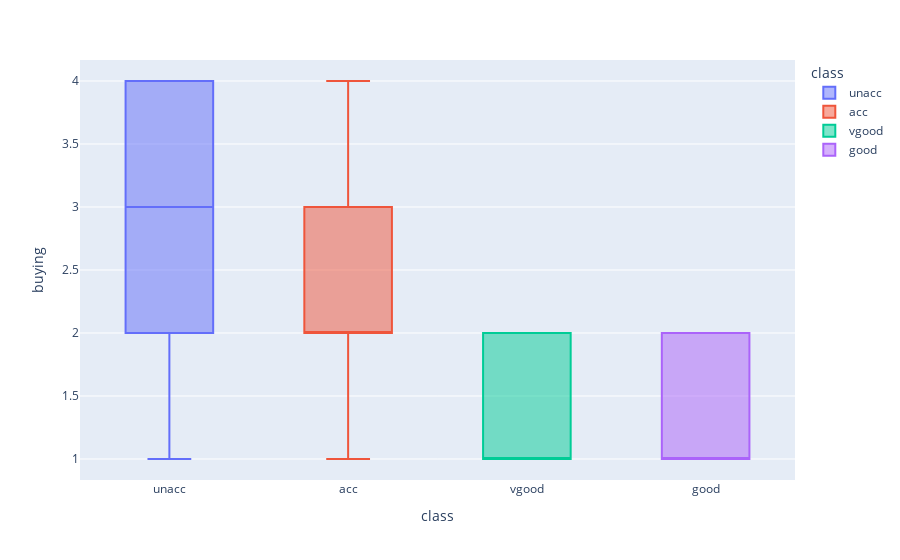
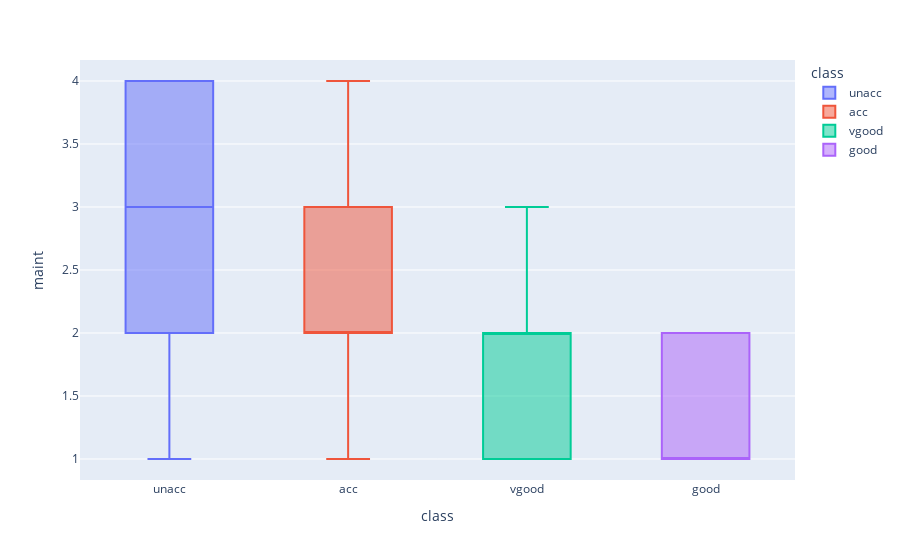
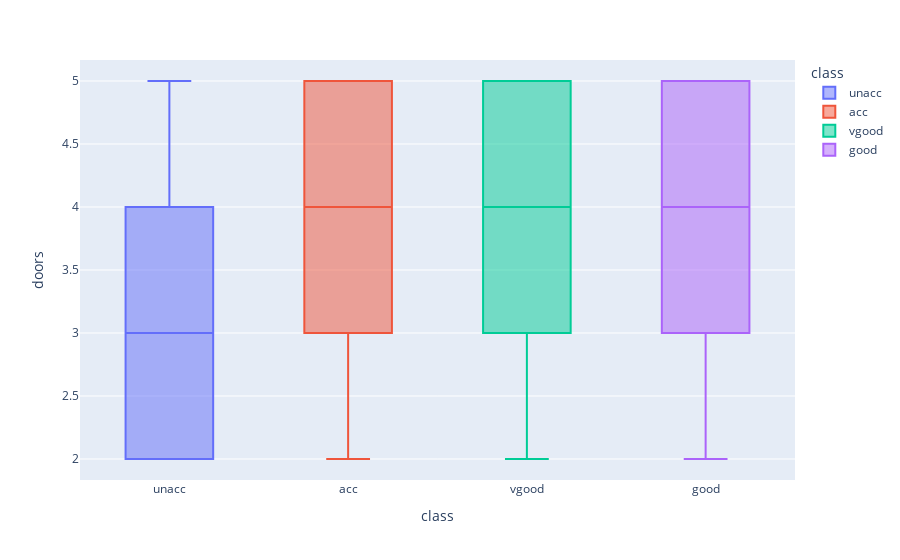
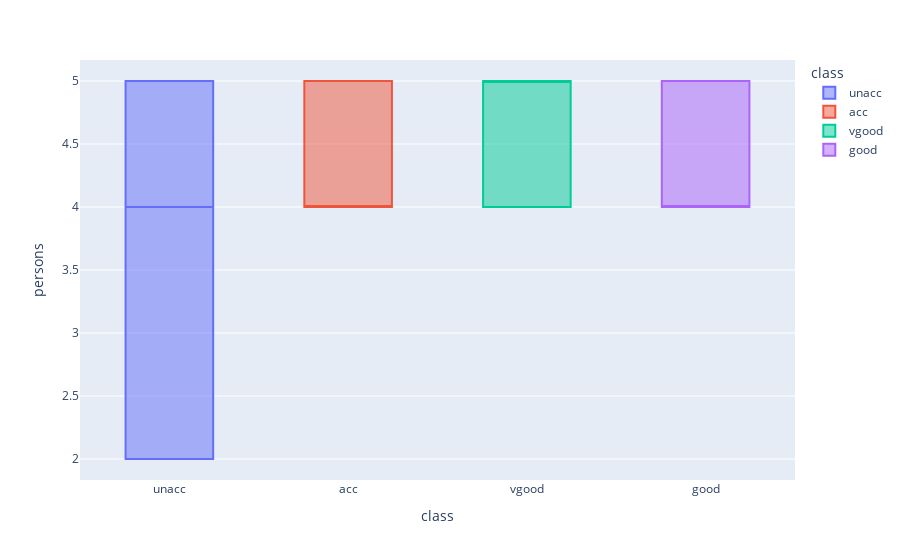

The notebook cell these images were saved under, in order:
### Code cell
for i in df.columns[:-1]:
    fig = px.box(df,x='class',y=i,color='class')
    fig.show()

### Figure 1 — Plotly figure (JSON) as saved in the notebook; plotly's stock layout.template omitted (floating-point values rounded to 4 significant figures; data arrays with more than 128 entries replaced by an {"elided": "..."} marker saying what was removed)
{"data": [{"alignmentgroup": "True", "hovertemplate": "class=%{x}<br>buying=%{y}<extra></extra>", "legendgroup": "unacc", "marker": {"color": "#636efa"}, "name": "unacc", "notched": false, "offsetgroup": "unacc", "orientation": "v", "showlegend": true, "type": "box", "x": {"elided": "1210 str values"}, "x0": " ", "xaxis": "x", "y": {"elided": "1210 int values"}, "y0": " ", "yaxis": "y"}, {"alignmentgroup": "True", "hovertemplate": "class=%{x}<br>buying=%{y}<extra></extra>", "legendgroup": "acc", "marker": {"color": "#EF553B"}, "name": "acc", "notched": false, "offsetgroup": "acc", "orientation": "v", "showlegend": true, "type": "box", "x": {"elided": "384 str values"}, "x0": " ", "xaxis": "x", "y": {"elided": "384 int values"}, "y0": " ", "yaxis": "y"}, {"alignmentgroup": "True", "hovertemplate": "class=%{x}<br>buying=%{y}<extra></extra>", "legendgroup": "vgood", "marker": {"color": "#00cc96"}, "name": "vgood", "notched": false, "offsetgroup": "vgood", "orientation": "v", "showlegend": true, "type": "box", "x": ["vgood", "vgood", "vgood", "vgood", "vgood", "vgood", "vgood", "vgood", "vgood", "vgood", "vgood", "vgood", "vgood", "vgood", "vgood", "vgood", "vgood", "vgood", "vgood", "vgood", "vgood", "vgood", "vgood", "vgood", "vgood", "vgood", "vgood", "vgood", "vgood", "vgood", "vgood", "vgood", "vgood", "vgood", "vgood", "vgood", "vgood", "vgood", "vgood", "vgood", "vgood", "vgood", "vgood", "vgood", "vgood", "vgood", "vgood", "vgood", "vgood", "vgood", "vgood", "vgood", "vgood", "vgood", "vgood", "vgood", "vgood", "vgood", "vgood", "vgood", "vgood", "vgood", "vgood", "vgood", "vgood"], "x0": " ", "xaxis": "x", "y": [2, 2, 2, 2, 2, 2, 2, 2, 2, 2, 2, 2, 2, 2, 2, 2, 2, 2, 2, 2, 2, 2, 2, 2, 2, 2, 1, 1, 1, 1, 1, 1, 1, 1, 1, 1, 1, 1, 1, 1, 1, 1, 1, 1, 1, 1, 1, 1, 1, 1, 1, 1, 1, 1, 1, 1, 1, 1, 1, 1, 1, 1, 1, 1, 1], "y0": " ", "yaxis": "y"}, {"alignmentgroup": "True", "hovertemplate": "class=%{x}<br>buying=%{y}<extra></extra>", "legendgroup": "good", "marker": {"color": "#ab63fa"}, "name": "good", "notched": false, "offsetgroup": "good", "orientation": "v", "showlegend": true, "type": "box", "x": ["good", "good", "good", "good", "good", "good", "good", "good", "good", "good", "good", "good", "good", "good", "good", "good", "good", "good", "good", "good", "good", "good", "good", "good", "good", "good", "good", "good", "good", "good", "good", "good", "good", "good", "good", "good", "good", "good", "good", "good", "good", "good", "good", "good", "good", "good", "good", "good", "good", "good", "good", "good", "good", "good", "good", "good", "good", "good", "good", "good", "good", "good", "good", "good", "good", "good", "good", "good", "good"], "x0": " ", "xaxis": "x", "y": [2, 2, 2, 2, 2, 2, 2, 2, 2, 2, 2, 2, 2, 2, 2, 2, 2, 2, 2, 2, 2, 2, 2, 1, 1, 1, 1, 1, 1, 1, 1, 1, 1, 1, 1, 1, 1, 1, 1, 1, 1, 1, 1, 1, 1, 1, 1, 1, 1, 1, 1, 1, 1, 1, 1, 1, 1, 1, 1, 1, 1, 1, 1, 1, 1, 1, 1, 1, 1], "y0": " ", "yaxis": "y"}], "layout": {"boxmode": "overlay", "legend": {"title": {"text": "class"}, "tracegroupgap": 0}, "margin": {"t": 60}, "xaxis": {"anchor": "y", "categoryarray": ["unacc", "acc", "vgood", "good"], "categoryorder": "array", "domain": [0, 1], "title": {"text": "class"}}, "yaxis": {"anchor": "x", "domain": [0, 1], "title": {"text": "buying"}}}}

### Figure 2 — Plotly figure (JSON) as saved in the notebook; plotly's stock layout.template omitted (floating-point values rounded to 4 significant figures; data arrays with more than 128 entries replaced by an {"elided": "..."} marker saying what was removed)
{"data": [{"alignmentgroup": "True", "hovertemplate": "class=%{x}<br>maint=%{y}<extra></extra>", "legendgroup": "unacc", "marker": {"color": "#636efa"}, "name": "unacc", "notched": false, "offsetgroup": "unacc", "orientation": "v", "showlegend": true, "type": "box", "x": {"elided": "1210 str values"}, "x0": " ", "xaxis": "x", "y": {"elided": "1210 int values"}, "y0": " ", "yaxis": "y"}, {"alignmentgroup": "True", "hovertemplate": "class=%{x}<br>maint=%{y}<extra></extra>", "legendgroup": "acc", "marker": {"color": "#EF553B"}, "name": "acc", "notched": false, "offsetgroup": "acc", "orientation": "v", "showlegend": true, "type": "box", "x": {"elided": "384 str values"}, "x0": " ", "xaxis": "x", "y": {"elided": "384 int values"}, "y0": " ", "yaxis": "y"}, {"alignmentgroup": "True", "hovertemplate": "class=%{x}<br>maint=%{y}<extra></extra>", "legendgroup": "vgood", "marker": {"color": "#00cc96"}, "name": "vgood", "notched": false, "offsetgroup": "vgood", "orientation": "v", "showlegend": true, "type": "box", "x": ["vgood", "vgood", "vgood", "vgood", "vgood", "vgood", "vgood", "vgood", "vgood", "vgood", "vgood", "vgood", "vgood", "vgood", "vgood", "vgood", "vgood", "vgood", "vgood", "vgood", "vgood", "vgood", "vgood", "vgood", "vgood", "vgood", "vgood", "vgood", "vgood", "vgood", "vgood", "vgood", "vgood", "vgood", "vgood", "vgood", "vgood", "vgood", "vgood", "vgood", "vgood", "vgood", "vgood", "vgood", "vgood", "vgood", "vgood", "vgood", "vgood", "vgood", "vgood", "vgood", "vgood", "vgood", "vgood", "vgood", "vgood", "vgood", "vgood", "vgood", "vgood", "vgood", "vgood", "vgood", "vgood"], "x0": " ", "xaxis": "x", "y": [2, 2, 2, 2, 2, 2, 2, 2, 2, 2, 2, 2, 2, 1, 1, 1, 1, 1, 1, 1, 1, 1, 1, 1, 1, 1, 3, 3, 3, 3, 3, 3, 3, 3, 3, 3, 3, 3, 3, 2, 2, 2, 2, 2, 2, 2, 2, 2, 2, 2, 2, 2, 1, 1, 1, 1, 1, 1, 1, 1, 1, 1, 1, 1, 1], "y0": " ", "yaxis": "y"}, {"alignmentgroup": "True", "hovertemplate": "class=%{x}<br>maint=%{y}<extra></extra>", "legendgroup": "good", "marker": {"color": "#ab63fa"}, "name": "good", "notched": false, "offsetgroup": "good", "orientation": "v", "showlegend": true, "type": "box", "x": ["good", "good", "good", "good", "good", "good", "good", "good", "good", "good", "good", "good", "good", "good", "good", "good", "good", "good", "good", "good", "good", "good", "good", "good", "good", "good", "good", "good", "good", "good", "good", "good", "good", "good", "good", "good", "good", "good", "good", "good", "good", "good", "good", "good", "good", "good", "good", "good", "good", "good", "good", "good", "good", "good", "good", "good", "good", "good", "good", "good", "good", "good", "good", "good", "good", "good", "good", "good", "good"], "x0": " ", "xaxis": "x", "y": [1, 1, 1, 1, 1, 1, 1, 1, 1, 1, 1, 1, 1, 1, 1, 1, 1, 1, 1, 1, 1, 1, 1, 2, 2, 2, 2, 2, 2, 2, 2, 2, 2, 2, 2, 2, 2, 2, 2, 2, 2, 2, 2, 2, 2, 2, 1, 1, 1, 1, 1, 1, 1, 1, 1, 1, 1, 1, 1, 1, 1, 1, 1, 1, 1, 1, 1, 1, 1], "y0": " ", "yaxis": "y"}], "layout": {"boxmode": "overlay", "legend": {"title": {"text": "class"}, "tracegroupgap": 0}, "margin": {"t": 60}, "xaxis": {"anchor": "y", "categoryarray": ["unacc", "acc", "vgood", "good"], "categoryorder": "array", "domain": [0, 1], "title": {"text": "class"}}, "yaxis": {"anchor": "x", "domain": [0, 1], "title": {"text": "maint"}}}}

### Figure 3 — Plotly figure (JSON) as saved in the notebook; plotly's stock layout.template omitted (floating-point values rounded to 4 significant figures; data arrays with more than 128 entries replaced by an {"elided": "..."} marker saying what was removed)
{"data": [{"alignmentgroup": "True", "hovertemplate": "class=%{x}<br>doors=%{y}<extra></extra>", "legendgroup": "unacc", "marker": {"color": "#636efa"}, "name": "unacc", "notched": false, "offsetgroup": "unacc", "orientation": "v", "showlegend": true, "type": "box", "x": {"elided": "1210 str values"}, "x0": " ", "xaxis": "x", "y": {"elided": "1210 int values"}, "y0": " ", "yaxis": "y"}, {"alignmentgroup": "True", "hovertemplate": "class=%{x}<br>doors=%{y}<extra></extra>", "legendgroup": "acc", "marker": {"color": "#EF553B"}, "name": "acc", "notched": false, "offsetgroup": "acc", "orientation": "v", "showlegend": true, "type": "box", "x": {"elided": "384 str values"}, "x0": " ", "xaxis": "x", "y": {"elided": "384 int values"}, "y0": " ", "yaxis": "y"}, {"alignmentgroup": "True", "hovertemplate": "class=%{x}<br>doors=%{y}<extra></extra>", "legendgroup": "vgood", "marker": {"color": "#00cc96"}, "name": "vgood", "notched": false, "offsetgroup": "vgood", "orientation": "v", "showlegend": true, "type": "box", "x": ["vgood", "vgood", "vgood", "vgood", "vgood", "vgood", "vgood", "vgood", "vgood", "vgood", "vgood", "vgood", "vgood", "vgood", "vgood", "vgood", "vgood", "vgood", "vgood", "vgood", "vgood", "vgood", "vgood", "vgood", "vgood", "vgood", "vgood", "vgood", "vgood", "vgood", "vgood", "vgood", "vgood", "vgood", "vgood", "vgood", "vgood", "vgood", "vgood", "vgood", "vgood", "vgood", "vgood", "vgood", "vgood", "vgood", "vgood", "vgood", "vgood", "vgood", "vgood", "vgood", "vgood", "vgood", "vgood", "vgood", "vgood", "vgood", "vgood", "vgood", "vgood", "vgood", "vgood", "vgood", "vgood"], "x0": " ", "xaxis": "x", "y": [2, 2, 3, 3, 3, 4, 4, 4, 4, 5, 5, 5, 5, 2, 2, 3, 3, 3, 4, 4, 4, 4, 5, 5, 5, 5, 2, 2, 3, 3, 3, 4, 4, 4, 4, 5, 5, 5, 5, 2, 2, 3, 3, 3, 4, 4, 4, 4, 5, 5, 5, 5, 2, 2, 3, 3, 3, 4, 4, 4, 4, 5, 5, 5, 5], "y0": " ", "yaxis": "y"}, {"alignmentgroup": "True", "hovertemplate": "class=%{x}<br>doors=%{y}<extra></extra>", "legendgroup": "good", "marker": {"color": "#ab63fa"}, "name": "good", "notched": false, "offsetgroup": "good", "orientation": "v", "showlegend": true, "type": "box", "x": ["good", "good", "good", "good", "good", "good", "good", "good", "good", "good", "good", "good", "good", "good", "good", "good", "good", "good", "good", "good", "good", "good", "good", "good", "good", "good", "good", "good", "good", "good", "good", "good", "good", "good", "good", "good", "good", "good", "good", "good", "good", "good", "good", "good", "good", "good", "good", "good", "good", "good", "good", "good", "good", "good", "good", "good", "good", "good", "good", "good", "good", "good", "good", "good", "good", "good", "good", "good", "good"], "x0": " ", "xaxis": "x", "y": [2, 2, 2, 2, 2, 3, 3, 3, 3, 3, 3, 4, 4, 4, 4, 4, 4, 5, 5, 5, 5, 5, 5, 2, 2, 2, 2, 2, 3, 3, 3, 3, 3, 3, 4, 4, 4, 4, 4, 4, 5, 5, 5, 5, 5, 5, 2, 2, 2, 2, 2, 3, 3, 3, 3, 3, 3, 4, 4, 4, 4, 4, 4, 5, 5, 5, 5, 5, 5], "y0": " ", "yaxis": "y"}], "layout": {"boxmode": "overlay", "legend": {"title": {"text": "class"}, "tracegroupgap": 0}, "margin": {"t": 60}, "xaxis": {"anchor": "y", "categoryarray": ["unacc", "acc", "vgood", "good"], "categoryorder": "array", "domain": [0, 1], "title": {"text": "class"}}, "yaxis": {"anchor": "x", "domain": [0, 1], "title": {"text": "doors"}}}}

### Figure 4 — Plotly figure (JSON) as saved in the notebook; plotly's stock layout.template omitted (floating-point values rounded to 4 significant figures; data arrays with more than 128 entries replaced by an {"elided": "..."} marker saying what was removed)
{"data": [{"alignmentgroup": "True", "hovertemplate": "class=%{x}<br>persons=%{y}<extra></extra>", "legendgroup": "unacc", "marker": {"color": "#636efa"}, "name": "unacc", "notched": false, "offsetgroup": "unacc", "orientation": "v", "showlegend": true, "type": "box", "x": {"elided": "1210 str values"}, "x0": " ", "xaxis": "x", "y": {"elided": "1210 int values"}, "y0": " ", "yaxis": "y"}, {"alignmentgroup": "True", "hovertemplate": "class=%{x}<br>persons=%{y}<extra></extra>", "legendgroup": "acc", "marker": {"color": "#EF553B"}, "name": "acc", "notched": false, "offsetgroup": "acc", "orientation": "v", "showlegend": true, "type": "box", "x": {"elided": "384 str values"}, "x0": " ", "xaxis": "x", "y": {"elided": "384 int values"}, "y0": " ", "yaxis": "y"}, {"alignmentgroup": "True", "hovertemplate": "class=%{x}<br>persons=%{y}<extra></extra>", "legendgroup": "vgood", "marker": {"color": "#00cc96"}, "name": "vgood", "notched": false, "offsetgroup": "vgood", "orientation": "v", "showlegend": true, "type": "box", "x": ["vgood", "vgood", "vgood", "vgood", "vgood", "vgood", "vgood", "vgood", "vgood", "vgood", "vgood", "vgood", "vgood", "vgood", "vgood", "vgood", "vgood", "vgood", "vgood", "vgood", "vgood", "vgood", "vgood", "vgood", "vgood", "vgood", "vgood", "vgood", "vgood", "vgood", "vgood", "vgood", "vgood", "vgood", "vgood", "vgood", "vgood", "vgood", "vgood", "vgood", "vgood", "vgood", "vgood", "vgood", "vgood", "vgood", "vgood", "vgood", "vgood", "vgood", "vgood", "vgood", "vgood", "vgood", "vgood", "vgood", "vgood", "vgood", "vgood", "vgood", "vgood", "vgood", "vgood", "vgood", "vgood"], "x0": " ", "xaxis": "x", "y": [4, 5, 4, 5, 5, 4, 4, 5, 5, 4, 4, 5, 5, 4, 5, 4, 5, 5, 4, 4, 5, 5, 4, 4, 5, 5, 4, 5, 4, 5, 5, 4, 4, 5, 5, 4, 4, 5, 5, 4, 5, 4, 5, 5, 4, 4, 5, 5, 4, 4, 5, 5, 4, 5, 4, 5, 5, 4, 4, 5, 5, 4, 4, 5, 5], "y0": " ", "yaxis": "y"}, {"alignmentgroup": "True", "hovertemplate": "class=%{x}<br>persons=%{y}<extra></extra>", "legendgroup": "good", "marker": {"color": "#ab63fa"}, "name": "good", "notched": false, "offsetgroup": "good", "orientation": "v", "showlegend": true, "type": "box", "x": ["good", "good", "good", "good", "good", "good", "good", "good", "good", "good", "good", "good", "good", "good", "good", "good", "good", "good", "good", "good", "good", "good", "good", "good", "good", "good", "good", "good", "good", "good", "good", "good", "good", "good", "good", "good", "good", "good", "good", "good", "good", "good", "good", "good", "good", "good", "good", "good", "good", "good", "good", "good", "good", "good", "good", "good", "good", "good", "good", "good", "good", "good", "good", "good", "good", "good", "good", "good", "good"], "x0": " ", "xaxis": "x", "y": [4, 4, 4, 5, 5, 4, 4, 4, 5, 5, 5, 4, 4, 4, 5, 5, 5, 4, 4, 4, 5, 5, 5, 4, 4, 4, 5, 5, 4, 4, 4, 5, 5, 5, 4, 4, 4, 5, 5, 5, 4, 4, 4, 5, 5, 5, 4, 4, 4, 5, 5, 4, 4, 4, 5, 5, 5, 4, 4, 4, 5, 5, 5, 4, 4, 4, 5, 5, 5], "y0": " ", "yaxis": "y"}], "layout": {"boxmode": "overlay", "legend": {"title": {"text": "class"}, "tracegroupgap": 0}, "margin": {"t": 60}, "xaxis": {"anchor": "y", "categoryarray": ["unacc", "acc", "vgood", "good"], "categoryorder": "array", "domain": [0, 1], "title": {"text": "class"}}, "yaxis": {"anchor": "x", "domain": [0, 1], "title": {"text": "persons"}}}}
